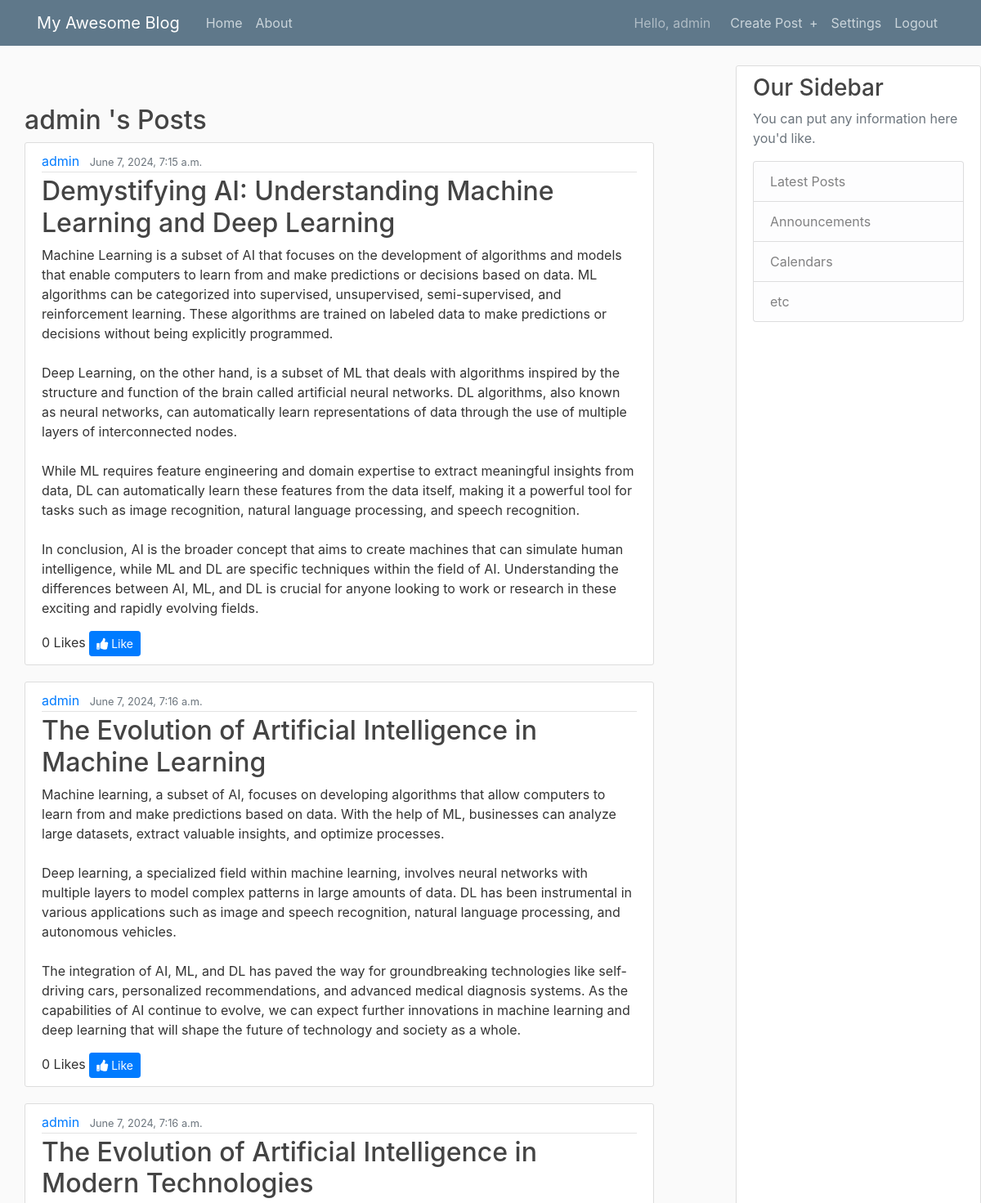
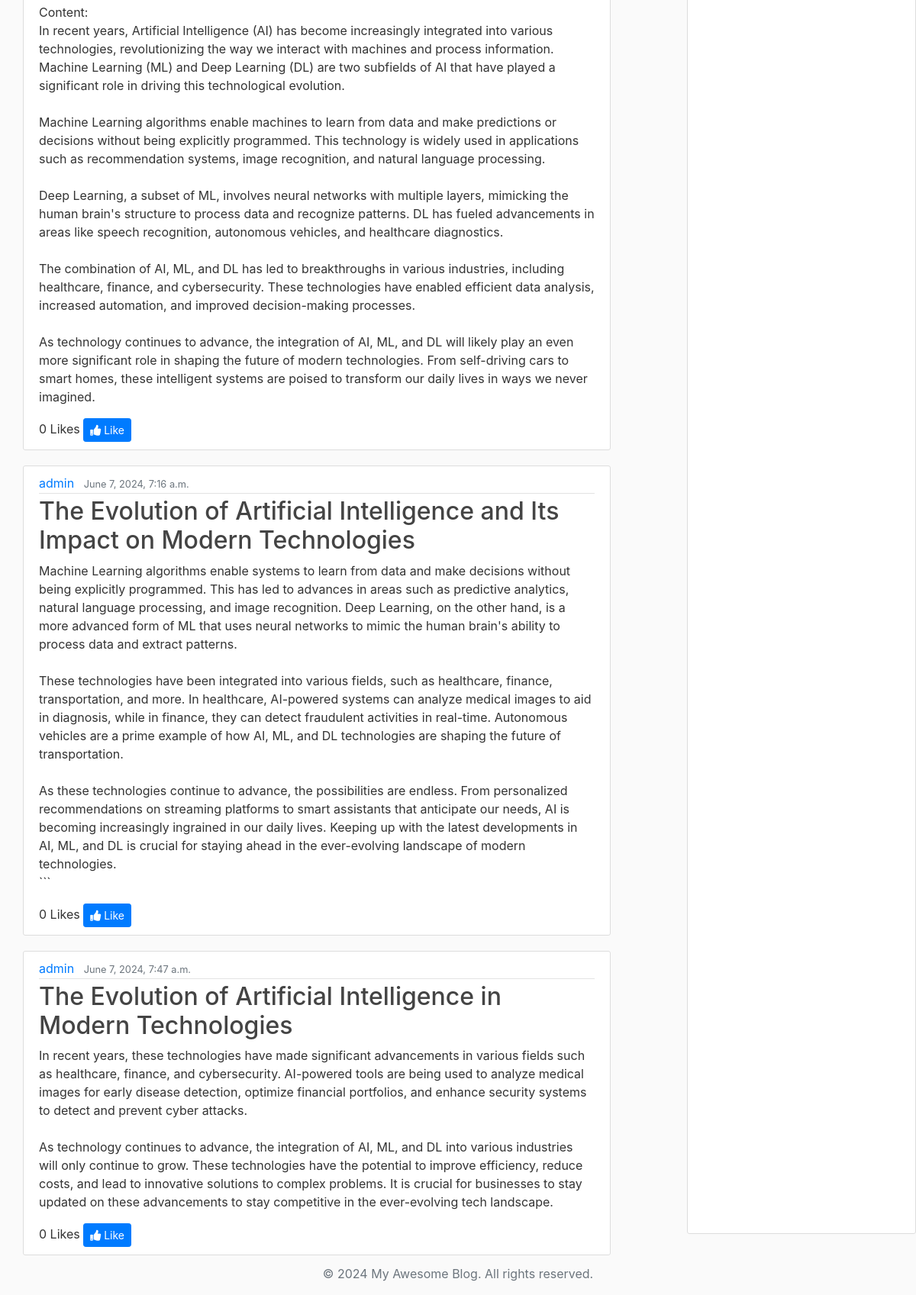
Page /user/5/posts/ (signed in) on the committed database (2 pictures, top to bottom).
### blog/models.py (models this page shows, shortened)
class Post(models.Model):
    title = models.CharField(max_length=100)
    tags = models.ManyToManyField(Tag, related_name='posts', blank=True)
    content = models.TextField()
    date_posted = models.DateTimeField(default=timezone.now)
    author = models.ForeignKey(User, on_delete=models.CASCADE)
    liked_by = models.ManyToManyField(User, related_name='liked_posts', blank=True)

### blog/views.py (the view)
# urls.py: path('user/<int:user_id>/posts/', views.user_posts, name='user-posts'),
def user_posts(request, user_id):
    posts = Post.objects.filter(author_id=user_id)
    for post in posts:
        post.author_display = (
            f"{post.author.first_name} {post.author.last_name}"
            if post.author.first_name and post.author.last_name
            else post.author.username
        )
    context = {'posts': posts}
    return render(request, 'blog/user_posts.html', context)

### blog/templates/blog/user_posts.html (shortened to what this page needs)
{% extends "blog/base.html" %}
{% block content %}
    <h2>
        {% if posts and posts.first.author.first_name and posts.first.author.last_name %}
            {{ posts.first.author.first_name }} {{ posts.first.author.last_name }}
        {% else %}
            {{ posts.first.author.username }}
        {% endif %}'s Posts
    </h2>
    {% for post in posts %}
        <article class="media content-section">
            <div class="media-body">
                <div class="article-metadata">
                    <a class="mr-2 user-link" href="{% url 'blog-home' %}">
                        {% if post.author.first_name and post.author.last_name %}
                            {{ post.author.first_name }} {{ post.author.last_name }}
                        {% else %}
                            {{ post.author.username }}
                        {% endif %}
                    </a>
                    <small class="text-muted">{{ post.date_posted }}</small>
                </div>
                <h2><a class="article-title" href="{% url 'post-detail' post.id %}">{{ post.title }}</a></h2>
                <p class="article-content">{{ post.content }}</p>
                <div class="like-section">
                    <span id="like-count-{{ post.id }}">{{ post.liked_by.count }} Likes</span>
                    {% if user.is_authenticated %}
                        <button class="btn btn-primary btn-sm like-button" data-post-id="{{ post.id }}">
                            {% if user in post.liked_by.all %}
                                <i class="fas fa-thumbs-down"></i> Dislike
                            {% else %}
                                <i class="fas fa-thumbs-up"></i> Like
                            {% endif %}
                        </button>
                    {% else %}
                        <button class="btn btn-primary btn-sm" disabled><i class="fas fa-thumbs-up"></i> Like</button>
                    {% endif %}
                </div>
            </div>
        </article>
    {% endfor %}
{% endblock content %}

### blog/templates/blog/base.html (shortened to what this page needs)
{% load static %}
<!DOCTYPE html>
<html>
<head>
    <link rel="stylesheet" href="https://cdnjs.cloudflare.com/ajax/libs/font-awesome/5.15.4/css/all.min.css">
    <link rel="stylesheet" href="https://maxcdn.bootstrapcdn.com/bootstrap/4.0.0/css/bootstrap.min.css">
    <link rel="stylesheet" type="text/css" href="{% static 'blog/main.css' %}">
</head>
<body>
    <header class="site-header">
      <nav class="navbar navbar-expand-md navbar-dark bg-steel fixed-top">
        <div class="container">
          <a class="navbar-brand mr-4" href="{% url 'blog-home' %}">My Awesome Blog</a>
            <div class="collapse navbar-collapse" id="navbarToggle">
              <div class="navbar-nav mr-auto">
                <a class="nav-item nav-link" href="{% url 'blog-home' %}">Home</a>
                <a class="nav-item nav-link" href="{% url 'blog-about' %}">About</a>
              </div>
              <div class="navbar-nav">
                {% if user.is_authenticated %}
                  <span class="navbar-text mr-3">
                    Hello,
                    {% if user.first_name and user.last_name %}
                      {{ user.first_name }} {{ user.last_name }}
                    {% else %}
                      {{ user.username }}
                    {% endif %}
                  </span>
                  <a class="nav-item nav-link" href="{% url 'publish-post' %}">Create Post <span class="ml-1">+</span></a>
                  <a class="nav-item nav-link" href="{% url 'settings' %}">Settings</a>
                  <a class="nav-item nav-link" href="{% url 'logout' %}">Logout</a>
                {% else %}
                  <a class="nav-item nav-link" href="{% url 'login' %}">Login</a>
                  <a class="nav-item nav-link" href="{% url 'signup' %}">Register</a>
                {% endif %}
              </div>
            </div>
          </div>
        </nav>
      </header>
      <div class="container-fluid mt-5 pt-5">
        <div class="row">
          <div class="col-md-8">
            <main role="main" class="container post-container">
              {% block content %}{% endblock %}
            </main>
          </div>
          <div class="col-md-4">
            <div class="content-section fixed-sidebar">
              <h3>Our Sidebar</h3>
              <p class='text-muted'>You can put any information here you'd like.</p>
              <ul class="list-group">
                <li class="list-group-item list-group-item-light">Latest Posts</li>
                <li class="list-group-item list-group-item-light">Announcements</li>
                <li class="list-group-item list-group-item-light">Calendars</li>
                <li class="list-group-item list-group-item-light">etc</li>
              </ul>
            </div>
          </div>
        </div>
      </div>
      <footer class="footer mt-auto py-3 text-center">
        <div class="container">
            <span class="text-muted">&copy; 2024 My Awesome Blog. All rights reserved.</span>
        </div>
    </footer>
      </body>
  </html>

### blog/static/blog/main.css (style rules this page uses)
body { background: #fafafa; color: #333333; margin-top: 5rem; overflow: hidden; }
h1, h2, h3, h4, h5, h6 { color: #444444; }
ul { margin: 0; }
.bg-steel { background-color: #5f788a; }
.site-header .navbar-nav .nav-link { color: #cbd5db; }
.content-section { background: #ffffff; padding: 10px 20px; border: 1px solid #dddddd; border-radius: 3px; margin-bottom: 20px; }
.article-title { color: #444444; }
.article-content { white-space: pre-line; }
.article-metadata { padding-bottom: 1px; margin-bottom: 4px; border-bottom: 1px solid #e3e3e3 }
.container.post-container { height: calc(100vh - 10rem); overflow-y: scroll; padding-right: 15px; box-sizing: content-box; -ms-overflow-style: none; scrollbar-width: none; }
.fixed-sidebar { position: fixed; top: 5rem; right: 0; width: 25%; height: calc(100vh - 10rem); overflow-y: scroll; -ms-overflow-style: none; scrollbar-width: none; }
.footer { position: fixed; bottom: 0; width: 100%; }
button { padding: 0.7em; color: #fff; background-color: #007BFF; border: none; border-radius: 3px; cursor: pointer; }
p { color: #333; margin-bottom: 1em; }

### rows in the picture
Post: first.author.username "admin", author.username "admin", date_posted "June 7, 2024, 7:15 a.m.", title "Demystifying AI: Understanding Machine Learning and Deep Learning", content "Machine Learning is a subset of AI that focuses on the development of algorithms and models that enable computers to learn from and make predictions or decisions based on data. ML algorithms can be categorized into supervised, unsupervised, semi-supervised, and reinforcement learning. These algorithms are trained on labeled data to make predictions or decisions without being explicitly programmed. Deep Learning, on the other hand, is a subset of ML that deals with algorithms inspired by the structure and function of the brain called artificial neural networks. DL algorithms, also known as neural networks, can automatically learn representations of data through the use of multiple layers of…", liked_by.count "0", shows "Like"
Post: author.username "admin", date_posted "June 7, 2024, 7:16 a.m.", title "The Evolution of Artificial Intelligence in Machine Learning", content "Machine learning, a subset of AI, focuses on developing algorithms that allow computers to learn from and make predictions based on data. With the help of ML, businesses can analyze large datasets, extract valuable insights, and optimize processes. Deep learning, a specialized field within machine learning, involves neural networks with multiple layers to model complex patterns in large amounts of data. DL has been instrumental in various applications such as image and speech recognition, natural language processing, and autonomous vehicles. The integration of AI, ML, and DL has paved the way for groundbreaking technologies like self-driving cars, personalized recommendations, and advanced…", liked_by.count "0", shows "Like"
Post: author.username "admin", date_posted "June 7, 2024, 7:16 a.m.", title "The Evolution of Artificial Intelligence in Modern Technologies", content "Content: In recent years, Artificial Intelligence (AI) has become increasingly integrated into various technologies, revolutionizing the way we interact with machines and process information. Machine Learning (ML) and Deep Learning (DL) are two subfields of AI that have played a significant role in driving this technological evolution. Machine Learning algorithms enable machines to learn from data and make predictions or decisions without being explicitly programmed. This technology is widely used in applications such as recommendation systems, image recognition, and natural language processing. Deep Learning, a subset of ML, involves neural networks with multiple layers, mimicking the…", liked_by.count "0", shows "Like"
Post: author.username "admin", date_posted "June 7, 2024, 7:16 a.m.", title "The Evolution of Artificial Intelligence and Its Impact on Modern Technologies", content "Machine Learning algorithms enable systems to learn from data and make decisions without being explicitly programmed. This has led to advances in areas such as predictive analytics, natural language processing, and image recognition. Deep Learning, on the other hand, is a more advanced form of ML that uses neural networks to mimic the human brain's ability to process data and extract patterns. These technologies have been integrated into various fields, such as healthcare, finance, transportation, and more. In healthcare, AI-powered systems can analyze medical images to aid in diagnosis, while in finance, they can detect fraudulent activities in real-time. Autonomous vehicles are a prime…", liked_by.count "0", shows "Like"
Post: author.username "admin", date_posted "June 7, 2024, 7:47 a.m.", title "The Evolution of Artificial Intelligence in Modern Technologies", content "In recent years, these technologies have made significant advancements in various fields such as healthcare, finance, and cybersecurity. AI-powered tools are being used to analyze medical images for early disease detection, optimize financial portfolios, and enhance security systems to detect and prevent cyber attacks. As technology continues to advance, the integration of AI, ML, and DL into various industries will only continue to grow. These technologies have the potential to improve efficiency, reduce costs, and lead to innovative solutions to complex problems. It is crucial for businesses to stay updated on these advancements to stay competitive in the ever-evolving tech landscape.", liked_by.count "0", shows "Like"

### other values in the picture
{{ user.username }} "admin"
